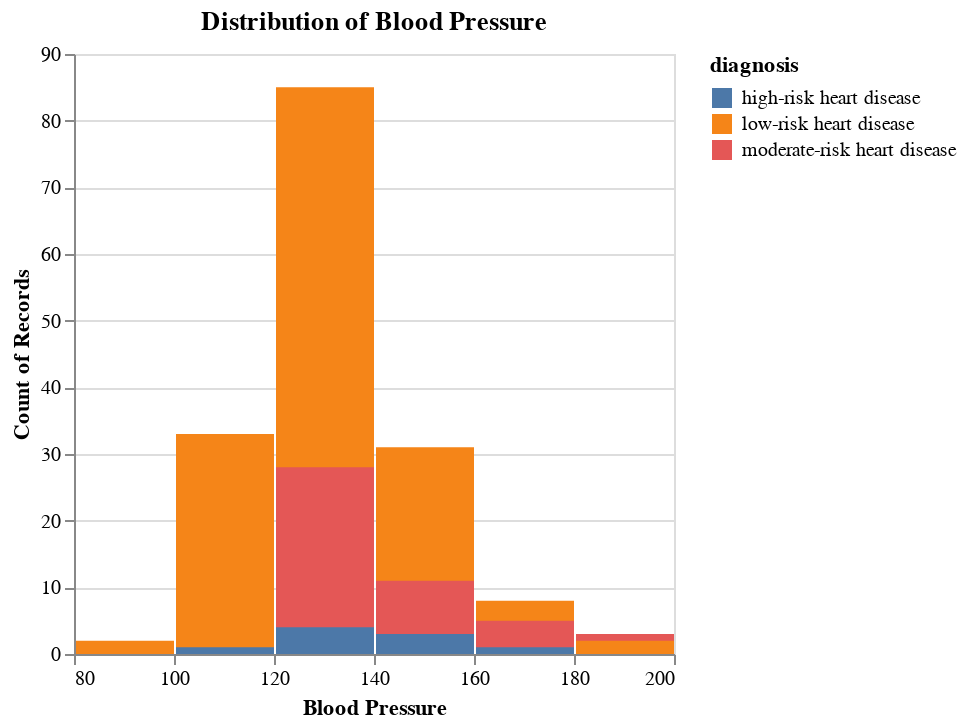

Notebook source saved alongside this figure:
### Code cell
# blood pressure
bp_hist = alt.Chart(heart_disease_train).mark_bar().encode(
    alt.X("resting_bp:Q", bin = True).title("Blood Pressure"),
    y = alt.Y("count()").stack(False),
    color = "diagnosis:N"
).properties(
    title = "Distribution of Blood Pressure"
)

bp_hist

### Figure 1 — Vega-Lite specification as saved in the notebook (floating-point values rounded to 4 significant figures; data arrays with more than 128 entries replaced by an {"elided": "..."} marker saying what was removed)
{"config": {"view": {"continuousWidth": 300, "continuousHeight": 300}}, "data": {"name": "data-2f706ca1e1c4bd160ee8423a79f9d244"}, "mark": {"type": "bar"}, "encoding": {"color": {"field": "diagnosis", "type": "nominal"}, "x": {"bin": true, "field": "resting_bp", "title": "Blood Pressure", "type": "quantitative"}, "y": {"aggregate": "count", "stack": false, "type": "quantitative"}}, "title": "Distribution of Blood Pressure", "$schema": "https://vega.github.io/schema/vega-lite/v5.15.1.json", "datasets": {"data-2f706ca1e1c4bd160ee8423a79f9d244": {"elided": "227 records"}}}
